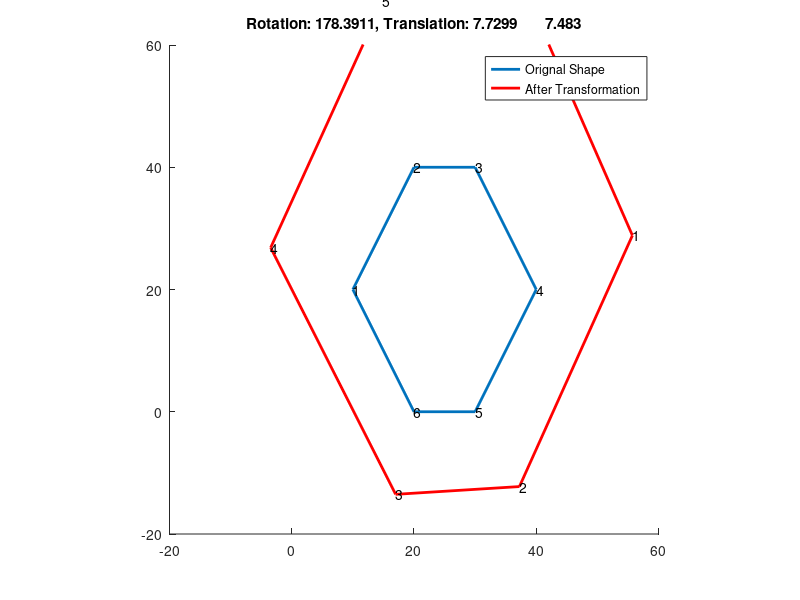
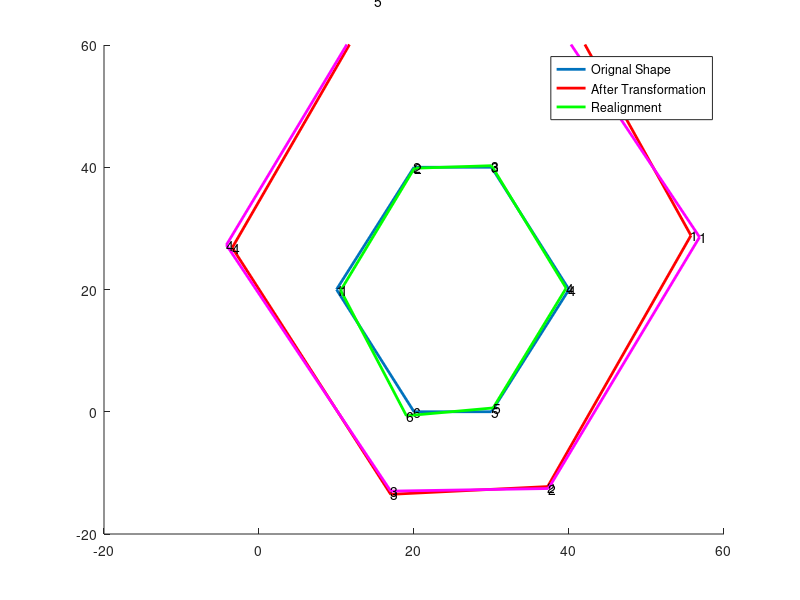

MATLAB code to generate these figures, in order:
% Script to demo Method of Procrustes for Image Processing Lectures
% But also includes estimating scale change.
% Created 2008
% AAB
close all;
% Comments: Script is meant to also demonstrate how to turn an algorithm
% description into a piece of Matlab code...

% Start off with a few points describing a geometric object
xA = [10 20 30 40 30 20 10]; 
yA = [20 40 40 20 0 0 20]; 

h=line(xA,yA);axis([-20 60 -20 60]);set(h,'LineWidth',2);text(xA(1:end-1),yA(1:end-1),{'1','2','3','4','5','6'});

% Now, let us transform this 2D shape by applying a RANDOM transformation
% to the shape: Rotation will be between -pi and pi, translation will be
% between -10 and 10 pixels in the x direction, -20 and 10 in the y
% direction. 

theta = rand; % generates a random number between 0 and 1
theta = theta - 0.5; % scales random number so it lies between -1/2 and 1/2
theta = 2*theta*pi; % scales random number so it lies between -pi and pi

ScaleFactor = 2;
A = [cos(theta) sin(theta);
     -sin(theta) cos(theta)];  % makes rotation matrix

% Make translation vector
Tx = (rand-0.5)*20;  % See above pattern for rotation: same idea
Ty = (rand-0.5)*20;  % See above pattern for rotation: same idea

 % Makes 2xN a matrix containing all N 2D points...
 OriginalCoords = [xA;yA] - [mean(xA);mean(yA)]*ones(1,7) 
                        % ...shifted to origin for rotation

NewCoords = ScaleFactor*A*OriginalCoords + [Tx Tx Tx Tx Tx Tx Tx;Ty Ty Ty Ty Ty Ty Ty];% Rotate and translate
% Note, could also write the above as A*OriginalCoords + [Tx;Ty]*ones(1,7)
% OR could express the whole process in HOMOGENOUS coordinate system as ONE
% Matrix Operation like this:
% NewCoords = A_h*OriginalCoords_h where 
%             A_h = [cos(theta    sin(theta)   Tx;
%                   -sin(theta)   cos(theta)   Ty;
%                    0              0          1]
%   and OriginalCoords_h =  [OriginalCoords;
%                             ones(1,7);  ] % (See lecture notes)


% extract points into x1 and y1 vectors for plotting

xB = NewCoords(1,:) + mean(xA)*ones(1,7);
yB = NewCoords(2,:) + mean(yA)*ones(1,7);
axis equal

% let's add nose to make this more difficult
xB = xB+randn(size(xB));xB(end)=xB(1);
yB = yB+randn(size(yB));yB(end)=yB(1);

h=line(xB,yB);axis([-20 60 -20 60]);set(h,'LineWidth',2);set(h,'Color','r');
text(xB(1:end-1),yB(1:end-1),{'1','2','3','4','5','6'});

title(['Rotation: ',num2str(theta*180/pi),', Translation: ',num2str([Tx,Ty])]);
legend('Orignal Shape','After Transformation');

disp('Any key to continue');
pause
% method of Procrustes begins here
% We now have two points sets, with known correspondences.  In
% a real situation, we would have just these point sets, with
% correspondence (perhaps determined by a person), and wish to estimate
% Tx and Ty, and the rotation theta that maps one shape onto the other.

%Following the notes (page 134), remove the centroids from each set of
%points (some steps are repeated from above so that things match the notes):
XA = [xA;yA];
muA = mean(XA,2);
XAdash = XA - muA*ones(1,7);


XB = [xB;yB]; 
muB = mean(XB,2);
XBdash = XB - muB*ones(1,7);

% Order these as Nx2 matrices (N points, 2D):
PA = XAdash';
PB = XBdash';


% This is an extra bit that I have included which seems to work rather
% better than the GPA solution. Not sure why !
SF_est=sqrt(mean(XAdash.^2)/mean(XBdash.^2));  % Unstable if you have too few points, of course.

% Compute DxD correlation matrix:
K = PA'*PB;

% Perfrom SVD:
[U,D,V]=svd(K);

% Compute rotation matrix estimate:
R_est = U*V'; % Note this rotates B to A, not A to B; to compare with original

t_est = muA - R_est*muB;   % Note that this gives rotation + translation
                            %WITHOUT shifting A back to the origin.
                            %However, it still registers B points back to A
                            
%%%%%%%%%%%%%%%%%%%%%% END OF COMPUTATION %%%%%%%
                            
%This tries to map A to B
XAtest = SF_est*R_est*(XB-muB*ones(1,7))+muA*ones(1,7);
xAtest = [XAtest(1,:)];
yAtest = [XAtest(2,:)];

%This tries to map B to A
XBtest = inv(SF_est*R_est)*(XA-muA*ones(1,7))+muB*ones(1,7);
xBtest = [XBtest(1,:)];
yBtest = [XBtest(2,:)];

% To compare with original transformation


figure;
h=line(xA,yA);axis([-20 60 -20 60]);set(h,'LineWidth',2);text(xA(1:end-1),yA(1:end-1),{'1','2','3','4','5','6'});
h=line(xB,yB);axis([-20 60 -20 60]);set(h,'LineWidth',2);set(h,'Color','r');
text(xB(1:end-1),yB(1:end-1),{'1','2','3','4','5','6'});

h=line(xAtest,yAtest);axis([-20 60 -20 60]);set(h,'LineWidth',2);set(h,'Color','g');
text(xAtest(1:end-1),yAtest(1:end-1),{'1','2','3','4','5','6'});

h=line(xBtest,yBtest);axis([-20 60 -20 60]);set(h,'LineWidth',2);set(h,'Color','m');
text(xBtest(1:end-1),yBtest(1:end-1),{'1','2','3','4','5','6'});

legend('Orignal Shape','After Transformation','Realignment');
